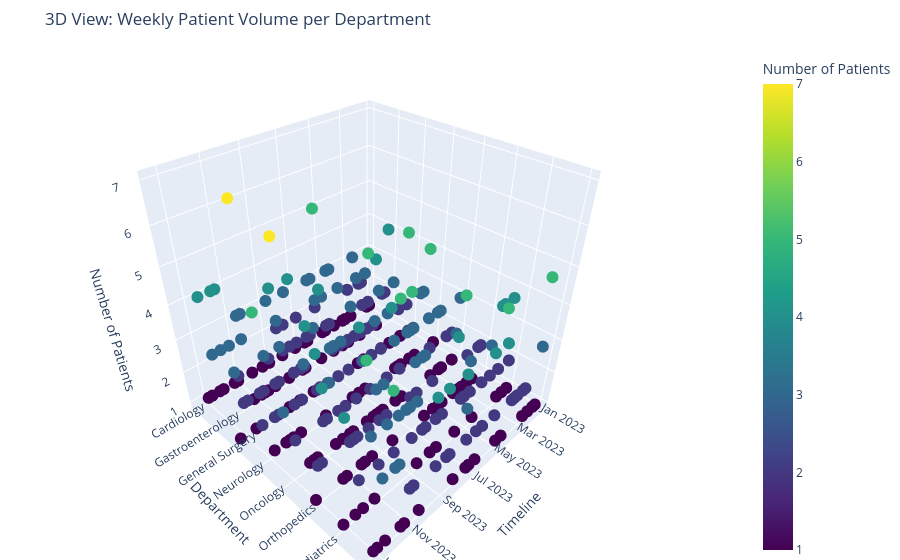

Write notebook code for a chart like this one.
### Code cell
# SCATTER PLOT

df_3d = df.groupby(['Department', pd.Grouper(key='Date', freq='W')]).size().reset_index(name='Patient_Count')

scatter_fig = go.Figure(data=[go.Scatter3d(
    x=df_3d['Date'],
    y=df_3d['Department'],
    z=df_3d['Patient_Count'],
    mode='markers',
    marker=dict(
        size=7,
        color=df_3d['Patient_Count'],   
        colorscale='Viridis',           
        colorbar_title = 'Number of Patients',
        line_color='rgb(140, 140, 170)'
    )
)])

scatter_fig.update_layout(
    title='3D View: Weekly Patient Volume per Department',
    scene=dict(
        xaxis_title='Timeline',
        yaxis_title='Department',
        zaxis_title='Number of Patients'
    ),
    margin=dict(l=0, r=0, b=0, t=50),
)

scatter_fig.show()

### Figure 1 — Plotly figure (JSON) as saved in the notebook; plotly's stock layout.template omitted (floating-point values rounded to 4 significant figures; data arrays with more than 128 entries replaced by an {"elided": "..."} marker saying what was removed)
{"data": [{"marker": {"color": {"elided": "334 int values"}, "colorbar": {"title": {"text": "Number of Patients"}}, "colorscale": [[0, "#440154"], [0.1111, "#482878"], [0.2222, "#3e4989"], [0.3333, "#31688e"], [0.4444, "#26828e"], [0.5556, "#1f9e89"], [0.6667, "#35b779"], [0.7778, "#6ece58"], [0.8889, "#b5de2b"], [1, "#fde725"]], "line": {"color": "rgb(140, 140, 170)"}, "size": 7}, "mode": "markers", "type": "scatter3d", "x": {"elided": "334 str values"}, "y": {"elided": "334 str values"}, "z": {"elided": "334 int values"}}], "layout": {"margin": {"b": 0, "l": 0, "r": 0, "t": 50}, "scene": {"xaxis": {"title": {"text": "Timeline"}}, "yaxis": {"title": {"text": "Department"}}, "zaxis": {"title": {"text": "Number of Patients"}}}, "title": {"text": "3D View: Weekly Patient Volume per Department"}}}
